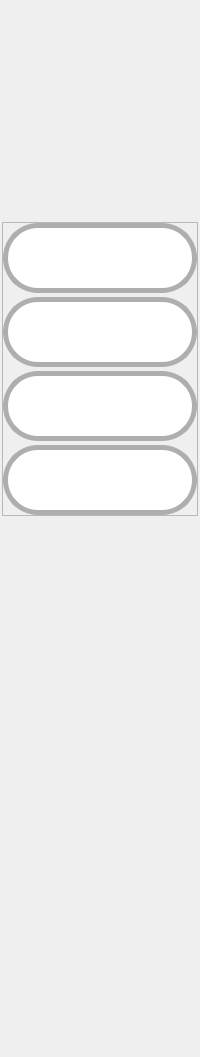
            <widget class="QWidget" name="shifts_properties_panel">
             <layout class="QVBoxLayout" name="verticalLayout_69">
              <property name="spacing">
               <number>2</number>
              </property>
              <property name="leftMargin">
               <number>2</number>
              </property>
              <property name="topMargin">
               <number>2</number>
              </property>
              <property name="rightMargin">
               <number>2</number>
              </property>
              <property name="bottomMargin">
               <number>2</number>
              </property>
              <item>
               <spacer name="verticalSpacer_19">
                <property name="orientation">
                 <enum>Qt::Vertical</enum>
                </property>
                <property name="sizeType">
                 <enum>QSizePolicy::Minimum</enum>
                </property>
                <property name="sizeHint" stdset="0">
                 <size>
                  <width>20</width>
                  <height>220</height>
                 </size>
                </property>
               </spacer>
              </item>
              <item>
               <widget class="QFrame" name="frame_54">
                <property name="sizePolicy">
                 <sizepolicy hsizetype="Preferred" vsizetype="Preferred">
                  <horstretch>0</horstretch>
                  <verstretch>0</verstretch>
                 </sizepolicy>
                </property>
                <property name="styleSheet">
                 <string notr="true"/>
                </property>
                <property name="frameShape">
                 <enum>QFrame::StyledPanel</enum>
                </property>
                <property name="frameShadow">
                 <enum>QFrame::Raised</enum>
                </property>
                <layout class="QVBoxLayout" name="verticalLayout_58">
                 <property name="spacing">
                  <number>4</number>
                 </property>
                 <property name="leftMargin">
                  <number>0</number>
                 </property>
                 <property name="topMargin">
                  <number>0</number>
                 </property>
                 <property name="rightMargin">
                  <number>0</number>
                 </property>
                 <property name="bottomMargin">
                  <number>0</number>
                 </property>
                 <item>
                  <widget class="QPushButton" name="shift_add_btn2">
                   <property name="minimumSize">
                    <size>
                     <width>70</width>
                     <height>70</height>
                    </size>
                   </property>
                   <property name="toolTip">
                    <string>Add shift</string>
                   </property>
                   <property name="styleSheet">
                    <string notr="true">QPushButton{
	border-style: solid;	
	border-width: 5px;
	border-radius:35px;
	border-color: rgb(174, 174, 174);

	padding: 10px;
	
	
	background-color: rgb(255, 255, 255);
	image: url(:/icons/icons/plus.svg);
	
}


QPushButton:hover{
	
	image: url(:/icons/icons/plus2.svg);
}
QPushButton:pressed{
	
	background-color: rgb(100, 100, 100);
	image: url(:/icons/icons/plus2.svg);
}
</string>
                   </property>
                   <property name="text">
                    <string/>
                   </property>
                   <property name="autoRepeat">
                    <bool>false</bool>
                   </property>
                  </widget>
                 </item>
                 <item>
                  <widget class="QPushButton" name="shift_remove_btn">
                   <property name="minimumSize">
                    <size>
                     <width>70</width>
                     <height>70</height>
                    </size>
                   </property>
                   <property name="toolTip">
                    <string>Remove shift</string>
                   </property>
                   <property name="styleSheet">
                    <string notr="true">QPushButton{

	border-style: solid;	
	border-width: 5px;
	border-radius:35px;
	border-color: rgb(174, 174, 174);

	padding: 10px;

	
	image: url(:/icons/icons/trash-can-with-cover.svg) ;
	background-color: rgb(255, 255, 255);
 	

	
}


QPushButton:hover{

	image: url(:/icons/icons/trash-can-with-cover.svg);
	background-color: rgb(200, 200, 200);
}


QPushButton:pressed{
	image: url(:/icons/icons/trash-can-with-cover.svg);
	background-color: rgb(200, 200, 200);
}

</string>
                   </property>
                   <property name="text">
                    <string/>
                   </property>
                  </widget>
                 </item>
                 <item>
                  <widget class="QPushButton" name="shift_start_btn">
                   <property name="minimumSize">
                    <size>
                     <width>70</width>
                     <height>70</height>
                    </size>
                   </property>
                   <property name="toolTip">
                    <string>Start shift</string>
                   </property>
                   <property name="styleSheet">
                    <string notr="true">QPushButton{

	border-style: solid;	
	border-width: 5px;
	border-radius:35px;
	border-color: rgb(174, 174, 174);

	padding: 10px;

	
	image: url(:/icons/icons/start1.png);
	background-color: rgb(255, 255, 255);
 	

	
}


QPushButton:hover{

	image: url(:/icons/icons/start2.png);
}


QPushButton:pressed{

	background-color: rgb(100, 100, 100);
	image: url(:/icons/icons/start2.png);

}

</string>
                   </property>
                   <property name="text">
                    <string/>
                   </property>
                  </widget>
                 </item>
                 <item>
                  <widget class="QPushButton" name="shift_stop_btn">
                   <property name="minimumSize">
                    <size>
                     <width>70</width>
                     <height>70</height>
                    </size>
                   </property>
                   <property name="styleSheet">
                    <string notr="true">QPushButton{

	border-style: solid;	
	border-width: 5px;
	border-radius:35px;
	border-color: rgb(174, 174, 174);

	padding: 10px;

	
	image: url(:/icons/icons/stop1.png);
	background-color: rgb(255, 255, 255);
 	

	
}


QPushButton:hover{

	image: url(:/icons/icons/stop2.png);
}


QPushButton:pressed{

	background-color: rgb(100, 100, 100);
	image: url(:/icons/icons/stop2.png);

}

</string>
                   </property>
                   <property name="text">
                    <string/>
                   </property>
                  </widget>
                 </item>
                </layout>
               </widget>
              </item>
              <item>
               <spacer name="verticalSpacer_20">
                <property name="orientation">
                 <enum>Qt::Vertical</enum>
                </property>
                <property name="sizeHint" stdset="0">
                 <size>
                  <width>20</width>
                  <height>539</height>
                 </size>
                </property>
               </spacer>
              </item>
             </layout>
            </widget>
